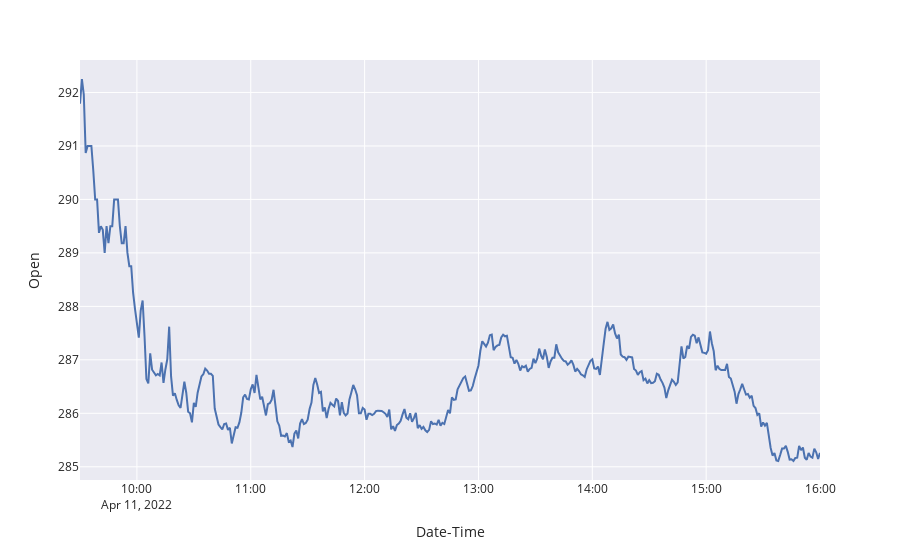

Notebook code cell kept with this figure:
### Code cell
fig_stock

### Figure 1 — Plotly figure (JSON) as saved in the notebook; plotly's stock layout.template omitted (floating-point values rounded to 4 significant figures; data arrays with more than 128 entries replaced by an {"elided": "..."} marker saying what was removed)
{"data": [{"customdata": {"elided": "391x2 float values"}, "hovertemplate": "Date-Time=%{x}<br>Open=%{y}<br>Close=%{customdata[0]}<br>Volume=%{customdata[1]}<extra></extra>", "legendgroup": "", "line": {"color": "rgb(76,114,176)", "dash": "solid"}, "marker": {"symbol": "circle"}, "mode": "lines", "name": "", "orientation": "v", "showlegend": false, "type": "scatter", "x": {"elided": "391 str values"}, "xaxis": "x", "y": {"elided": "391 float values"}, "yaxis": "y"}], "layout": {"legend": {"tracegroupgap": 0}, "margin": {"t": 60}, "xaxis": {"anchor": "y", "domain": [0, 1], "title": {"text": "Date-Time"}}, "yaxis": {"anchor": "x", "domain": [0, 1], "range": [284.8, 292.6], "title": {"text": "Open"}}}}
